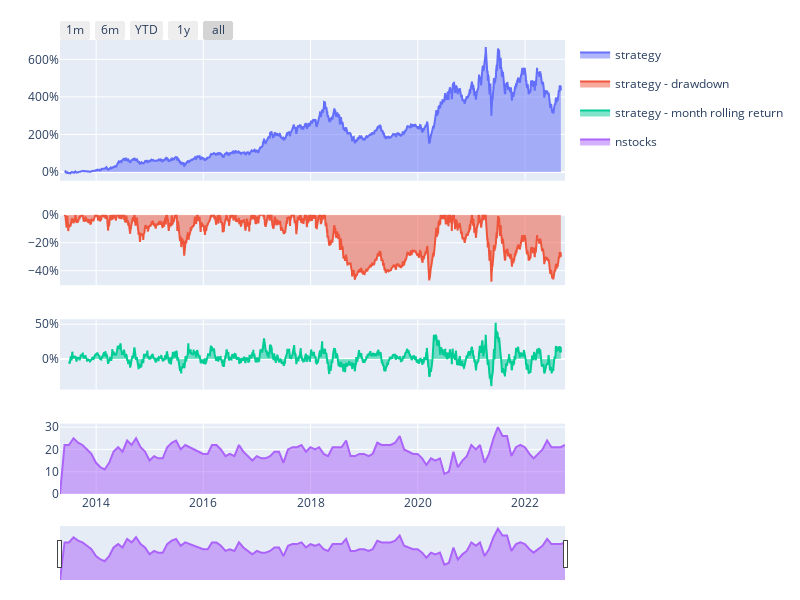

This figure's notebook cell:
### Code cell
#乖離率和財報濾網
from finlab import data
from finlab.backtest import sim
# 下載 ROE 跟收盤價
roe = data.get("fundamental_features:ROE稅後")
close = data.get("price:收盤價")
position = ((close / close.shift(60)).is_largest(30) & (roe > 0))
# 回測，每月(M)調整一次
report = sim(position, resample="M", upload=False)
report.display()
from finlab import data
from finlab.backtest import sim
# 下載 ROE 跟收盤價
roe = data.get("fundamental_features:ROE稅後")
close = data.get('price:收盤價')
position = (
      (close / close.shift(60)).is_largest(30) # 選出乖離率前 30 名的股票
    & (roe > 0) # 選出 ROE 大於 0 的股票
)

# 回測，每月(M)調整一次
report = sim(position, resample='M', name="乖離率和ROE濾網策略")

### Figure 1 — Plotly figure (JSON) as saved in the notebook; plotly's stock layout.template omitted (floating-point values rounded to 4 significant figures; data arrays with more than 128 entries replaced by an {"elided": "..."} marker saying what was removed)
{"data": [{"fill": "tozeroy", "legendgroup": "performnace", "name": "strategy", "type": "scatter", "x": {"elided": "2272 str values"}, "xaxis": "x", "y": {"elided": "2272 float values"}, "yaxis": "y"}, {"fill": "tozeroy", "legendgroup": "drawdown", "name": "strategy - drawdown", "type": "scatter", "x": {"elided": "2272 str values"}, "xaxis": "x2", "y": {"elided": "2272 float values"}, "yaxis": "y2"}, {"fill": "tozeroy", "legendgroup": "rolling performance", "name": "strategy - month rolling return", "type": "scatter", "x": {"elided": "2272 str values"}, "xaxis": "x3", "y": {"elided": "2272 float values"}, "yaxis": "y3"}, {"fill": "tozeroy", "name": "nstocks", "type": "scatter", "x": ["2013-04-30T00:00:00", "2013-05-31T00:00:00", "2013-06-30T00:00:00", "2013-07-31T00:00:00", "2013-08-31T00:00:00", "2013-09-30T00:00:00", "2013-10-31T00:00:00", "2013-11-30T00:00:00", "2013-12-31T00:00:00", "2014-01-31T00:00:00", "2014-02-28T00:00:00", "2014-03-31T00:00:00", "2014-04-30T00:00:00", "2014-05-31T00:00:00", "2014-06-30T00:00:00", "2014-07-31T00:00:00", "2014-08-31T00:00:00", "2014-09-30T00:00:00", "2014-10-31T00:00:00", "2014-11-30T00:00:00", "2014-12-31T00:00:00", "2015-01-31T00:00:00", "2015-02-28T00:00:00", "2015-03-31T00:00:00", "2015-04-30T00:00:00", "2015-05-31T00:00:00", "2015-06-30T00:00:00", "2015-07-31T00:00:00", "2015-08-31T00:00:00", "2015-09-30T00:00:00", "2015-10-31T00:00:00", "2015-11-30T00:00:00", "2015-12-31T00:00:00", "2016-01-31T00:00:00", "2016-02-29T00:00:00", "2016-03-31T00:00:00", "2016-04-30T00:00:00", "2016-05-31T00:00:00", "2016-06-30T00:00:00", "2016-07-31T00:00:00", "2016-08-31T00:00:00", "2016-09-30T00:00:00", "2016-10-31T00:00:00", "2016-11-30T00:00:00", "2016-12-31T00:00:00", "2017-01-31T00:00:00", "2017-02-28T00:00:00", "2017-03-31T00:00:00", "2017-04-30T00:00:00", "2017-05-31T00:00:00", "2017-06-30T00:00:00", "2017-07-31T00:00:00", "2017-08-31T00:00:00", "2017-09-30T00:00:00", "2017-10-31T00:00:00", "2017-11-30T00:00:00", "2017-12-31T00:00:00", "2018-01-31T00:00:00", "2018-02-28T00:00:00", "2018-03-31T00:00:00", "2018-04-30T00:00:00", "2018-05-31T00:00:00", "2018-06-30T00:00:00", "2018-07-31T00:00:00", "2018-08-31T00:00:00", "2018-09-30T00:00:00", "2018-10-31T00:00:00", "2018-11-30T00:00:00", "2018-12-31T00:00:00", "2019-01-31T00:00:00", "2019-02-28T00:00:00", "2019-03-31T00:00:00", "2019-04-30T00:00:00", "2019-05-31T00:00:00", "2019-06-30T00:00:00", "2019-07-31T00:00:00", "2019-08-31T00:00:00", "2019-09-30T00:00:00", "2019-10-31T00:00:00", "2019-11-30T00:00:00", "2019-12-31T00:00:00", "2020-01-31T00:00:00", "2020-02-29T00:00:00", "2020-03-31T00:00:00", "2020-04-30T00:00:00", "2020-05-31T00:00:00", "2020-06-30T00:00:00", "2020-07-31T00:00:00", "2020-08-31T00:00:00", "2020-09-30T00:00:00", "2020-10-31T00:00:00", "2020-11-30T00:00:00", "2020-12-31T00:00:00", "2021-01-31T00:00:00", "2021-02-28T00:00:00", "2021-03-31T00:00:00", "2021-04-30T00:00:00", "2021-05-31T00:00:00", "2021-06-30T00:00:00", "2021-07-31T00:00:00", "2021-08-31T00:00:00", "2021-09-30T00:00:00", "2021-10-31T00:00:00", "2021-11-30T00:00:00", "2021-12-31T00:00:00", "2022-01-31T00:00:00", "2022-02-28T00:00:00", "2022-03-31T00:00:00", "2022-04-30T00:00:00", "2022-05-31T00:00:00", "2022-06-30T00:00:00", "2022-07-31T00:00:00", "2022-08-31T00:00:00", "2022-09-30T00:00:00"], "xaxis": "x4", "y": [0, 22, 22, 25, 23, 22, 20, 18, 14, 12, 11, 14, 19, 21, 19, 24, 22, 25, 21, 19, 15, 17, 16, 16, 21, 23, 24, 20, 22, 21, 20, 19, 18, 18, 22, 22, 20, 17, 18, 17, 22, 19, 17, 15, 17, 16, 16, 17, 19, 19, 14, 20, 21, 21, 22, 19, 21, 20, 21, 18, 17, 21, 21, 21, 24, 17, 17, 18, 18, 17, 18, 23, 22, 22, 22, 23, 26, 20, 19, 18, 18, 16, 13, 16, 15, 16, 9, 10, 19, 12, 15, 17, 22, 20, 22, 14, 18, 25, 30, 26, 26, 17, 21, 22, 21, 18, 16, 18, 20, 24, 21, 21, 21, 22], "yaxis": "y4"}], "layout": {"height": 600, "legend": {"bgcolor": "rgba(0,0,0,0)"}, "margin": {"b": 20, "l": 60, "r": 20, "t": 40}, "width": 800, "xaxis": {"anchor": "y", "domain": [0, 1], "matches": "x4", "showticklabels": false}, "xaxis2": {"anchor": "y2", "domain": [0, 1], "matches": "x4", "showticklabels": false}, "xaxis3": {"anchor": "y3", "domain": [0, 1], "matches": "x4", "showticklabels": false}, "xaxis4": {"anchor": "y4", "domain": [0, 1], "rangeselector": {"buttons": [{"count": 1, "label": "1m", "step": "month", "stepmode": "backward"}, {"count": 6, "label": "6m", "step": "month", "stepmode": "backward"}, {"count": 1, "label": "YTD", "step": "year", "stepmode": "todate"}, {"count": 1, "label": "1y", "step": "year", "stepmode": "backward"}, {"step": "all"}], "x": 0, "y": 1}, "rangeslider": {"thickness": 0.1, "visible": true}, "type": "date"}, "yaxis": {"anchor": "x", "domain": [0.69, 1], "tickformat": ",.0%"}, "yaxis2": {"anchor": "x2", "domain": [0.46, 0.615], "tickformat": ",.0%"}, "yaxis3": {"anchor": "x3", "domain": [0.23, 0.385], "tickformat": ",.0%"}, "yaxis4": {"anchor": "x4", "domain": [0, 0.155]}}}
